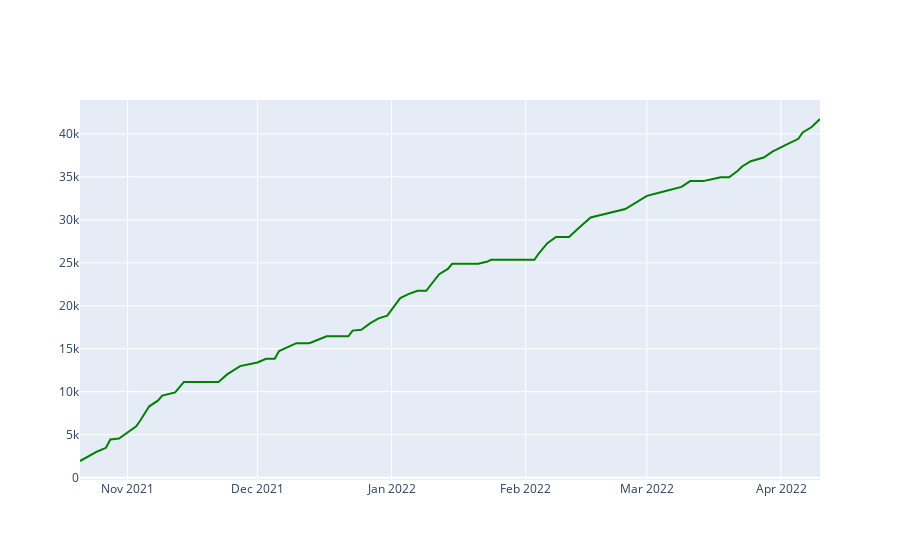

The cell this chart's notebook holds for it:
### Code cell
team_value='ATL'
data = pd.read_csv('schedule.csv', index_col=0)
d=data[data['team']==team_value].sort_values(by='datetime')
d=d[d['season']==2022]
d['cd']=np.cumsum(d['distance_traveled'])

fig = go.Figure()
fig.add_trace(
    go.Scatter(x = d['datetime'], 
            y = d['cd'],
            mode = 'lines',
            line={'color': 'green'},
            name=team_value,
            )
)
fig.show()
